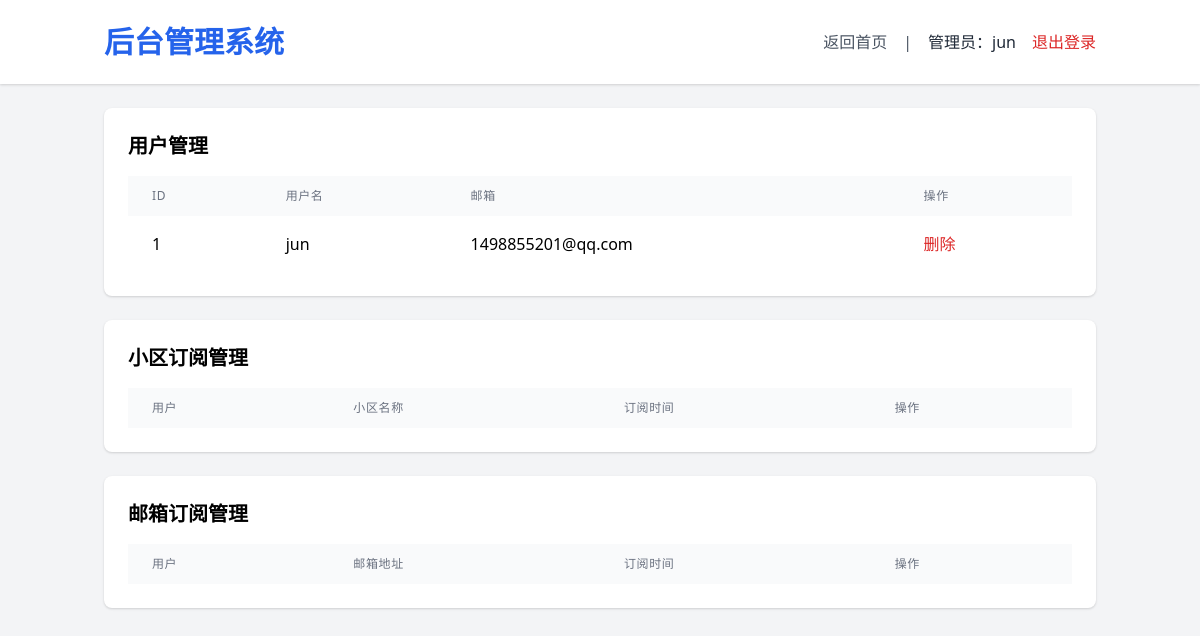
Page /admin (signed in) on the earlier database version.
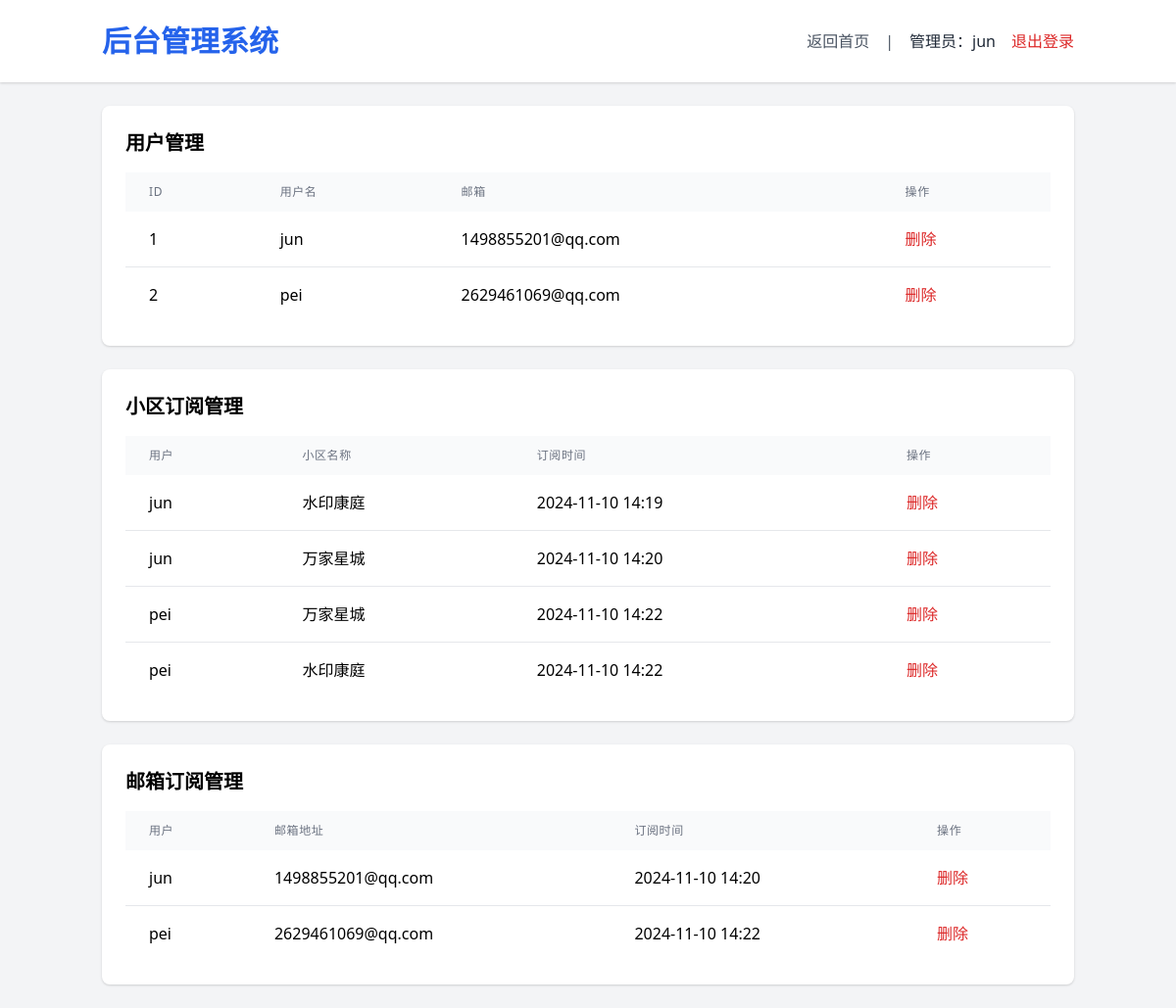
Same page on the later database version.
### models.py (models this page shows, shortened)
class User(UserMixin, db.Model):
    __tablename__ = 'users'
    id = db.Column(db.Integer, primary_key=True)
    username = db.Column(db.String(80), unique=True, nullable=False)
    email = db.Column(db.String(120), unique=True, nullable=False)
    password_hash = db.Column(db.String(128))
    is_admin = db.Column(db.Boolean, default=False)
    community_subscriptions = db.relationship('CommunitySubscription', backref='user', lazy=True)
    email_subscriptions = db.relationship('EmailSubscription', backref='user', lazy=True)
    @property
    def password(self):
        raise AttributeError('密码不可读')

class CommunitySubscription(db.Model):
    __tablename__ = 'community_subscriptions'
    id = db.Column(db.Integer, primary_key=True)
    name = db.Column(db.String(100), nullable=False)
    user_id = db.Column(db.Integer, db.ForeignKey('users.id'), nullable=False)
    created_at = db.Column(db.DateTime, default=datetime.utcnow)

class EmailSubscription(db.Model):
    __tablename__ = 'email_subscriptions'
    id = db.Column(db.Integer, primary_key=True)
    email = db.Column(db.String(120), nullable=False)
    user_id = db.Column(db.Integer, db.ForeignKey('users.id'), nullable=False)
    created_at = db.Column(db.DateTime, default=datetime.utcnow)

### routes.py (the view)
@main.route('/admin')
@login_required
@admin_required
def admin():
    users = User.query.all()
    community_subscriptions = CommunitySubscription.query.all()
    email_subscriptions = EmailSubscription.query.all()
    return render_template('admin.html',
                         users=users,
                         community_subscriptions=community_subscriptions,
                         email_subscriptions=email_subscriptions)

### app.py (called while the page is built)
@login_manager.user_loader
def load_user(user_id):
    return User.query.get(int(user_id))

### routes.py (called while the page is built)
def admin_required(f):
    @wraps(f)
    def decorated_function(*args, **kwargs):
        if not current_user.is_authenticated or not current_user.is_admin:
            return jsonify({'success': False, 'message': '无权限访问'}), 403
        return f(*args, **kwargs)
    return decorated_function

### templates/admin.html (shortened to what this page needs)
<!DOCTYPE html>
<html lang="zh-CN">
<head>
    <link href="https://cdn.jsdelivr.net/npm/tailwindcss@2.2.19/dist/tailwind.min.css" rel="stylesheet">
</head>
<body class="bg-gray-100">
    <header class="bg-white shadow">
        <div class="container mx-auto px-4 py-6 flex justify-between items-center">
            <h1 class="text-3xl font-bold text-blue-600">后台管理系统</h1>
            <div class="flex items-center space-x-4">
                <a href="{{ url_for('main.index') }}" class="text-gray-600 hover:text-gray-900">返回首页</a>
                <span class="text-gray-600">|</span>
                <span class="text-gray-800">管理员：{{ current_user.username }}</span>
                <a href="{{ url_for('main.logout') }}" class="text-red-600 hover:text-red-700">退出登录</a>
            </div>
        </div>
    </header>
    <main class="container mx-auto px-4 py-6">
        <div class="space-y-6">
            <div class="bg-white rounded-lg shadow p-6">
                <h2 class="text-xl font-bold mb-4">用户管理</h2>
                <div class="overflow-x-auto">
                    <table class="min-w-full">
                        <thead>
                            <tr class="bg-gray-50">
                                <th class="px-6 py-3 text-left text-xs font-medium text-gray-500 uppercase tracking-wider">ID</th>
                                <th class="px-6 py-3 text-left text-xs font-medium text-gray-500 uppercase tracking-wider">用户名</th>
                                <th class="px-6 py-3 text-left text-xs font-medium text-gray-500 uppercase tracking-wider">邮箱</th>
                                <th class="px-6 py-3 text-left text-xs font-medium text-gray-500 uppercase tracking-wider">操作</th>
                            </tr>
                        </thead>
                        <tbody class="bg-white divide-y divide-gray-200">
                            {% for user in users %}
                            <tr>
                                <td class="px-6 py-4 whitespace-nowrap">{{ user.id }}</td>
                                <td class="px-6 py-4 whitespace-nowrap">{{ user.username }}</td>
                                <td class="px-6 py-4 whitespace-nowrap">{{ user.email }}</td>
                                <td class="px-6 py-4 whitespace-nowrap">
                                    <button onclick="deleteUser('{{ user.id }}')"
                                            class="text-red-600 hover:text-red-900">删除</button>
                                </td>
                            </tr>
                            {% endfor %}
                        </tbody>
                    </table>
                </div>
            </div>
            <div class="bg-white rounded-lg shadow p-6">
                <h2 class="text-xl font-bold mb-4">小区订阅管理</h2>
                <div class="overflow-x-auto">
                    <table class="min-w-full">
                        <thead>
                            <tr class="bg-gray-50">
                                <th class="px-6 py-3 text-left text-xs font-medium text-gray-500 uppercase tracking-wider">用户</th>
                                <th class="px-6 py-3 text-left text-xs font-medium text-gray-500 uppercase tracking-wider">小区名称</th>
                                <th class="px-6 py-3 text-left text-xs font-medium text-gray-500 uppercase tracking-wider">订阅时间</th>
                                <th class="px-6 py-3 text-left text-xs font-medium text-gray-500 uppercase tracking-wider">操作</th>
                            </tr>
                        </thead>
                        <tbody class="bg-white divide-y divide-gray-200">
                            {% for sub in community_subscriptions %}
                            <tr>
                                <td class="px-6 py-4 whitespace-nowrap">
                                    {{ sub.user.username if sub.user else '未知用户' }}
                                </td>
                                <td class="px-6 py-4 whitespace-nowrap">{{ sub.name }}</td>
                                <td class="px-6 py-4 whitespace-nowrap">{{ sub.created_at.strftime('%Y-%m-%d %H:%M') }}</td>
                                <td class="px-6 py-4 whitespace-nowrap">
                                    <button onclick="deleteSubscription('{{ sub.id }}', 'community')"
                                            class="text-red-600 hover:text-red-900">删除</button>
                                </td>
                            </tr>
                            {% endfor %}
                        </tbody>
                    </table>
                </div>
            </div>
            <div class="bg-white rounded-lg shadow p-6">
                <h2 class="text-xl font-bold mb-4">邮箱订阅管理</h2>
                <div class="overflow-x-auto">
                    <table class="min-w-full">
                        <thead>
                            <tr class="bg-gray-50">
                                <th class="px-6 py-3 text-left text-xs font-medium text-gray-500 uppercase tracking-wider">用户</th>
                                <th class="px-6 py-3 text-left text-xs font-medium text-gray-500 uppercase tracking-wider">邮箱地址</th>
                                <th class="px-6 py-3 text-left text-xs font-medium text-gray-500 uppercase tracking-wider">订阅时间</th>
                                <th class="px-6 py-3 text-left text-xs font-medium text-gray-500 uppercase tracking-wider">操作</th>
                            </tr>
                        </thead>
                        <tbody class="bg-white divide-y divide-gray-200">
                            {% for sub in email_subscriptions %}
                            <tr>
                                <td class="px-6 py-4 whitespace-nowrap">{{ sub.user.username }}</td>
                                <td class="px-6 py-4 whitespace-nowrap">{{ sub.email }}</td>
                                <td class="px-6 py-4 whitespace-nowrap">{{ sub.created_at.strftime('%Y-%m-%d %H:%M') }}</td>
                                <td class="px-6 py-4 whitespace-nowrap">
                                    <button onclick="deleteSubscription('{{ sub.id }}', 'email')"
                                            class="text-red-600 hover:text-red-900">删除</button>
                                </td>
                            </tr>
                            {% endfor %}
                        </tbody>
                    </table>
                </div>
            </div>
        </div>
    </main>
</body>
</html>

Differences in the rows shown:
added User: id "2", username "pei", email "2629461069@qq.com"
added CommunitySubscription: user "jun", name "水印康庭", created_at "2024-11-10 14:19"
added CommunitySubscription: user "jun", name "万家星城", created_at "2024-11-10 14:20"
added CommunitySubscription: user "pei", name "万家星城", created_at "2024-11-10 14:22"
added CommunitySubscription: user "pei", name "水印康庭", created_at "2024-11-10 14:22"
added EmailSubscription: user.username "jun", email "1498855201@qq.com", created_at "2024-11-10 14:20"
added EmailSubscription: user.username "pei", email "2629461069@qq.com", created_at "2024-11-10 14:22"
